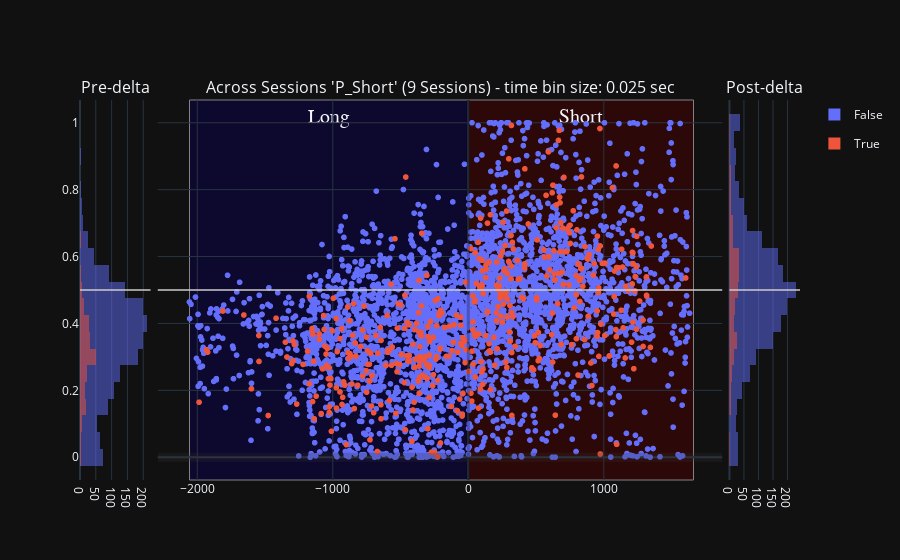

This figure's notebook cell:
### Code cell
histogram_bins = 25
# concatenated_ripple_df = deepcopy(df)

# ripple_title_prefix = 'test'
# # Create a bubble chart for ripples
# ripple_num_unique_sessions: int = concatenated_ripple_df.session_name.nunique(dropna=True) # number of unique sessions, ignoring the NA entries
# # ripple_num_unique_time_bins: int = concatenated_ripple_df.time_bin_size.nunique(dropna=True)
# ripple_title_string_suffix: str = f'{ripple_num_unique_sessions} Sessions'
# ripple_title: str = f"{ripple_title_prefix} - {ripple_title_string_suffix}"
# fig_ripples = _helper_build_figure(data_results_df=concatenated_ripple_df, histogram_bins=histogram_bins, earliest_delta_aligned_t_start=earliest_delta_aligned_t_start, latest_delta_aligned_t_end=latest_delta_aligned_t_end, enabled_time_bin_sizes=None,
#                                     main_plot_mode='separate_row_per_session', title=ripple_title)

# concatenated_ripple_df = deepcopy(concatenated_ripple_df)
concatenated_ripple_df = deepcopy(all_sessions_all_scores_ripple_df)

# ['longest_sequence_length_ratio_diff', 'direction_change_bin_ratio_diff', 'congruent_dir_bins_ratio_diff', 'total_congruent_direction_change_diff']


# variable_name = 'P_Long'
variable_name = 'P_Short' # Shows expected effect - short-only replay prior to delta and then split replays post-delta
# variable_name = 'long_best_pf_peak_x_pearsonr'
# variable_name = 'long_best_jump'
# variable_name = 'wcorr_abs_diff'
# variable_name = 'pearsonr_abs_diff'
# variable_name = 'direction_change_bin_ratio_diff'
# variable_name = 'longest_sequence_length_ratio_diff'
# variable_name = 'long_best_longest_sequence_length_ratio'
# variable_name = 'long_best_congruent_dir_bins_ratio'
# variable_name = 'congruent_dir_bins_ratio_diff'
# variable_name = 'total_congruent_direction_change_diff'
# variable_name = 'long_best_congruent_dir_bins_ratio'
# variable_name = 'long_best_direction_change_bin_ratio'
# variable_name = 'long_best_congruent_dir_bins_ratio'
# 'color':'is_user_annotated_epoch'
# 'color': 'is_user_annotated_epoch', 
px_scatter_kwargs = {'x': 'delta_aligned_start_t', 'y': variable_name, 'color':"is_user_annotated_epoch", 'title': f"'{variable_name}'"} # , 'color': 'time_bin_size', 'range_y': [-1.0, 1.0], 'labels': {'session_name': 'Session', 'time_bin_size': 'tbin_size', 'is_user_annotated_epoch':'user_sel'}
# hist_kwargs = dict(color="time_bin_size")
hist_kwargs = dict(color="is_user_annotated_epoch") # , histnorm='probability density'
new_fig_ripples = plotly_pre_post_delta_scatter(data_results_df=concatenated_ripple_df, out_scatter_fig=None, histogram_bins=histogram_bins,
                        px_scatter_kwargs=px_scatter_kwargs, histogram_variable_name=variable_name, hist_kwargs=hist_kwargs, forced_range_y=None,
                        time_delta_tuple=(earliest_delta_aligned_t_start, 0.0, latest_delta_aligned_t_end))
fig_ripples.update_layout(fig_size_kwargs)

_extras_output_dict = {}
_extras_output_dict["y_mid_line"] = new_fig_ripples.add_hline(y=0.5, line=dict(color="rgba(0.8,0.8,0.8,.75)", width=2), row='all', col='all')

# fig_to_clipboard(new_fig_ripples, **fig_size_kwargs)
new_fig_ripples

### Figure 1 — Plotly figure (JSON) as saved in the notebook; plotly's stock layout.template omitted (floating-point values rounded to 4 significant figures; data arrays with more than 128 entries replaced by an {"elided": "..."} marker saying what was removed)
{"data": [{"alignmentgroup": "True", "bingroup": "y", "hovertemplate": "is_user_annotated_epoch=False<br>count=%{x}<br>P_Short=%{y}<extra></extra>", "legendgroup": "False", "marker": {"color": "#636efa", "opacity": 0.5, "pattern": {"shape": ""}}, "name": "False", "nbinsy": 25, "offsetgroup": "False", "orientation": "h", "showlegend": true, "type": "histogram", "xaxis": "x", "y": {"elided": "1643 float values"}, "yaxis": "y"}, {"alignmentgroup": "True", "bingroup": "y", "hovertemplate": "is_user_annotated_epoch=True<br>count=%{x}<br>P_Short=%{y}<extra></extra>", "legendgroup": "True", "marker": {"color": "#EF553B", "opacity": 0.5, "pattern": {"shape": ""}}, "name": "True", "nbinsy": 25, "offsetgroup": "True", "orientation": "h", "showlegend": true, "type": "histogram", "xaxis": "x", "y": {"elided": "212 float values"}, "yaxis": "y"}, {"hovertemplate": "is_user_annotated_epoch=False<br>delta_aligned_start_t=%{x}<br>P_Short=%{y}<extra></extra>", "legendgroup": "False", "marker": {"color": "#636efa", "symbol": "circle"}, "mode": "markers", "name": "False", "showlegend": false, "type": "scattergl", "x": {"elided": "3418 float values"}, "xaxis": "x2", "y": {"elided": "3418 float values"}, "yaxis": "y2"}, {"hovertemplate": "is_user_annotated_epoch=True<br>delta_aligned_start_t=%{x}<br>P_Short=%{y}<extra></extra>", "legendgroup": "True", "marker": {"color": "#EF553B", "symbol": "circle"}, "mode": "markers", "name": "True", "showlegend": false, "type": "scattergl", "x": {"elided": "448 float values"}, "xaxis": "x2", "y": {"elided": "448 float values"}, "yaxis": "y2"}, {"alignmentgroup": "True", "bingroup": "y", "hovertemplate": "is_user_annotated_epoch=False<br>count=%{x}<br>P_Short=%{y}<extra></extra>", "legendgroup": "False", "marker": {"color": "#636efa", "opacity": 0.5, "pattern": {"shape": ""}}, "name": "False", "nbinsy": 25, "offsetgroup": "False", "orientation": "h", "showlegend": false, "type": "histogram", "xaxis": "x3", "y": {"elided": "1775 float values"}, "yaxis": "y3"}, {"alignmentgroup": "True", "bingroup": "y", "hovertemplate": "is_user_annotated_epoch=True<br>count=%{x}<br>P_Short=%{y}<extra></extra>", "legendgroup": "True", "marker": {"color": "#EF553B", "opacity": 0.5, "pattern": {"shape": ""}}, "name": "True", "nbinsy": 25, "offsetgroup": "True", "orientation": "h", "showlegend": false, "type": "histogram", "xaxis": "x3", "y": {"elided": "236 float values"}, "yaxis": "y3"}], "layout": {"annotations": [{"font": {"size": 16}, "showarrow": false, "text": "Pre-delta", "x": 0.049, "xanchor": "center", "xref": "paper", "y": 1, "yanchor": "bottom", "yref": "paper"}, {"font": {"size": 16}, "showarrow": false, "text": "Across Sessions 'P_Short' (9 Sessions) - time bin size: 0.025 sec", "x": 0.5, "xanchor": "center", "xref": "paper", "y": 1, "yanchor": "bottom", "yref": "paper"}, {"font": {"size": 16}, "showarrow": false, "text": "Post-delta", "x": 0.951, "xanchor": "center", "xref": "paper", "y": 1, "yanchor": "bottom", "yref": "paper"}], "barmode": "overlay", "shapes": [{"line": {"color": "rgba(0.2,0.2,0.2,.25)", "width": 9}, "type": "line", "x0": 0, "x1": 1, "xref": "x2 domain", "y0": 0, "y1": 0, "yref": "y2"}, {"line": {"color": "rgba(0,0,0,.25)", "width": 3}, "type": "line", "x0": 0, "x1": 0, "xref": "x2", "y0": 0, "y1": 1, "yref": "y2 domain"}, {"fillcolor": "#0b0049", "label": {"font": {"family": "Times New Roman", "size": 20}, "text": "Long", "textposition": "top center"}, "layer": "below", "line": {"width": 1}, "opacity": 0.5, "type": "rect", "x0": -2057.0, "x1": 0, "xref": "x2", "y0": 0, "y1": 1, "yref": "y2 domain"}, {"fillcolor": "#490000", "label": {"font": {"family": "Times New Roman", "size": 20}, "text": "Short", "textposition": "top center"}, "layer": "below", "line": {"width": 1}, "opacity": 0.5, "type": "rect", "x0": 0, "x1": 1662.0, "xref": "x2", "y0": 0, "y1": 1, "yref": "y2 domain"}, {"line": {"color": "rgba(0.8,0.8,0.8,.75)", "width": 2}, "type": "line", "x0": 0, "x1": 1, "xref": "x domain", "y0": 0.5, "y1": 0.5, "yref": "y"}, {"line": {"color": "rgba(0.8,0.8,0.8,.75)", "width": 2}, "type": "line", "x0": 0, "x1": 1, "xref": "x2 domain", "y0": 0.5, "y1": 0.5, "yref": "y2"}, {"line": {"color": "rgba(0.8,0.8,0.8,.75)", "width": 2}, "type": "line", "x0": 0, "x1": 1, "xref": "x3 domain", "y0": 0.5, "y1": 0.5, "yref": "y3"}], "xaxis": {"anchor": "y", "domain": [0, 0.098]}, "xaxis2": {"anchor": "y2", "domain": [0.108, 0.892]}, "xaxis3": {"anchor": "y3", "domain": [0.902, 1]}, "yaxis": {"anchor": "x", "domain": [0, 1]}, "yaxis2": {"anchor": "x2", "domain": [0, 1], "matches": "y", "showticklabels": false}, "yaxis3": {"anchor": "x3", "domain": [0, 1], "matches": "y", "showticklabels": false}}}
